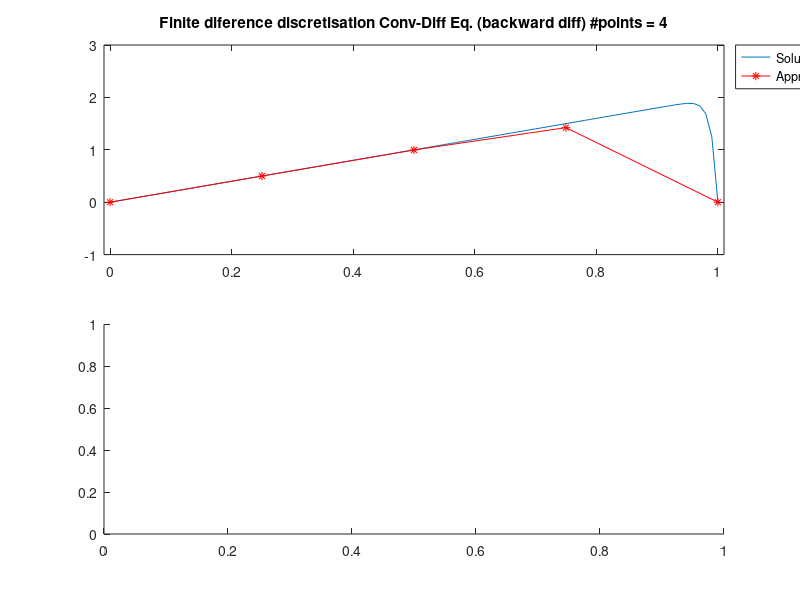

Source code (MATLAB): (Note: this script raises an error after producing the figure.)
%
% Finite difference discretisation of the equation
%          -epsilon y'' + y' = 2
% using backward difference
%
clear all; close all; clc
epsilon = 0.01;
xsol  = (0:0.01:1);
% Analytical solution:
ysol = 2*xsol + 2*(exp(-1/epsilon) - exp(-(1-xsol)/epsilon))/(1 - exp(-1/epsilon));

scrsz = get(0,'ScreenSize');
figHandle1 = figure('Position',[1 scrsz(4)/2 scrsz(3)/2 scrsz(4)/1]);

lim = 205;
ns = [4:10 15:10:lim];
lim_ns = length(ns);
for i = 1:1:lim_ns
    n=ns(i);
    h = 1/n;
    % N: number of internal gridpoints (number of unknowns)
    N = n-1;
    
    % Subdiagonal elements:
    c1= (-epsilon-h )/h^2 ;
    % Main diagonal elements:
    c2= (2*epsilon + h)/h^2;
    % Super diagonal elements:
    c3= -epsilon/h^2;
    % Right-hand side vector:
    b = 2*ones(N,1);
    % Use matlab sparse storage (only nonzeros are stored): 
    A = gallery('tridiag',N,c1,c2,c3);
    % Compute solution:
    w = A\b;
    % Add the boundary conditions for plotting:
    y = zeros(N+2,1);
    y(2:N+1) = w';
    x = (0:h:1);
    % Plot (in same figure as analytical solution:

    figure(figHandle1);
        

    subplot(2,2,[1 2 ])
    plot(xsol,ysol)
    hold on;
    plot(x,y,'-*r');
    legend('Solution','Approximation','Location','BestOutside')
    title(sprintf('Finite diference discretisation Conv-Diff Eq. (backward diff) #points = %d',n))
    axis([-0.01 1.01 -1 3])
    
    ea = eig(full(A));
    subplot(2,2,[3 4])
    circle([c2,0],abs(c1)+abs(c3),100,'k'); hold on; axis equal;
    plot(real(ea),imag(ea),'*')
    line([0 0], [abs(c1)+abs(c3) -(abs(c1)+abs(c3))]);
    legend('Gershgorin circle','Eigenvalues','Location','BestOutside')
    title('Eigenvalues location and Gershgorin circle')
     
    pause(0.3);
    if i< lim_ns
        clf(figHandle1)
        end
    
end